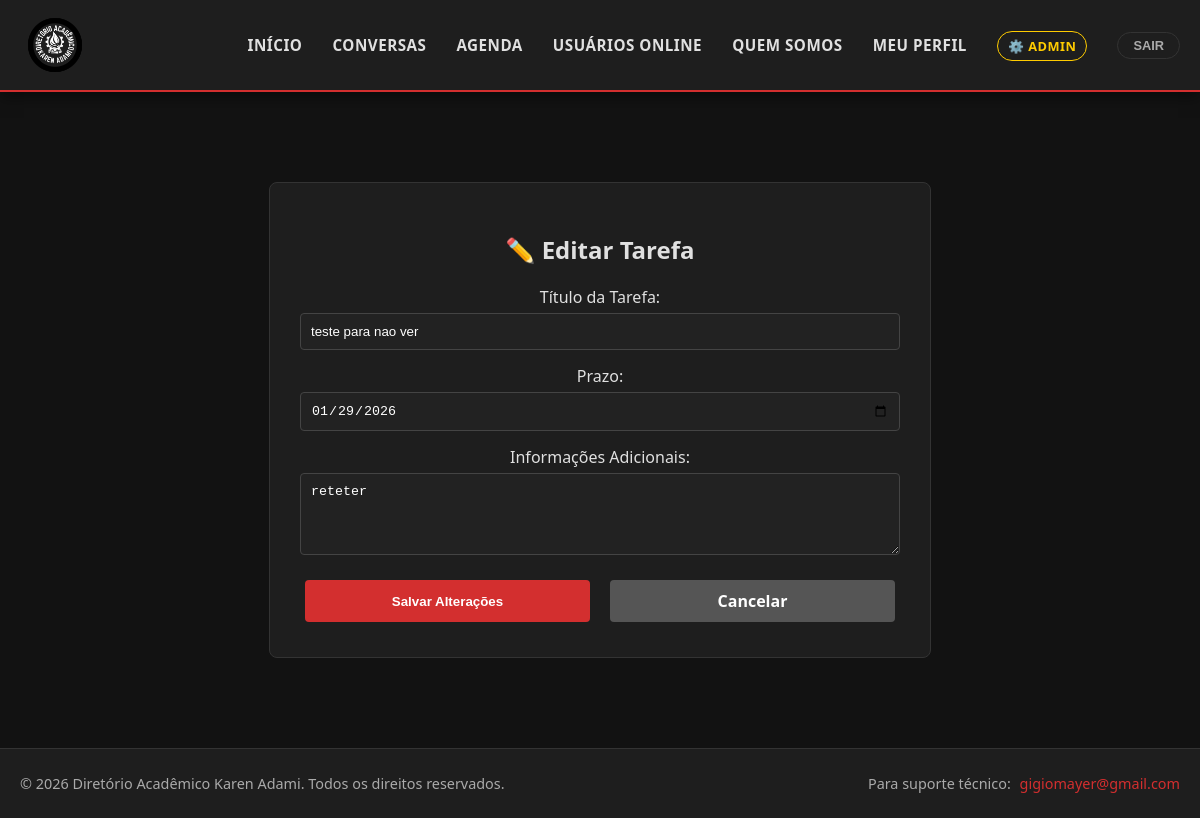
The app's page /tarefa/editar/4/ (signed in) with its own data.
### core/models.py (models this page shows, shortened)
class Tarefa(models.Model):
    usuario = models.ForeignKey(User, on_delete=models.CASCADE)
    titulo = models.CharField(max_length=200)
    informacoes = models.TextField(blank=True, null=True)
    data_prazo = models.DateField()
    concluida = models.BooleanField(default=False)
    criador = models.ForeignKey(User, on_delete=models.CASCADE, related_name='tarefas')

### core/views.py (the view)
# urls.py: path('tarefa/editar/<int:id>/', views.editar_tarefa, name='editar_tarefa'),
@login_required
def editar_tarefa(request, id):
    tarefa = get_object_or_404(Tarefa, id=id)
    if tarefa.criador != request.user:
        return HttpResponseForbidden("Você não tem permissão.")
    if request.method == 'POST':
        tarefa.titulo = request.POST.get('titulo')
        tarefa.data_prazo = request.POST.get('data')
        tarefa.informacoes = request.POST.get('descricao')
        tarefa.save()
        return redirect('calendario') # ou redirect('calendario') se preferir
    return render(request, 'editar_tarefa.html', {'tarefa': tarefa})

### templates/editar_tarefa.html (shortened to what this page needs)
{% extends 'base.html' %}
{% block content %}
<div style="max-width: 600px; margin: 50px auto; background: var(--card-bg); padding: 30px; border-radius: 8px; border: 1px solid var(--border);">
    <h2>✏️ Editar Tarefa</h2>
    <form method="POST">
        <div style="margin-bottom: 15px;">
            <label>Título da Tarefa:</label>
            <input type="text" name="titulo" value="{{ tarefa.titulo }}" required
                   style="width: 100%; padding: 10px; margin-top: 5px; background: #222; border: 1px solid #444; color: white;">
        </div>
        <div style="margin-bottom: 15px;">
            <label>Prazo:</label>
            <input type="date" name="data" value="{{ tarefa.data_prazo|date:'Y-m-d' }}" required
                   style="width: 100%; padding: 10px; margin-top: 5px; background: #222; border: 1px solid #444; color: white;">
        </div>
        <div style="margin-bottom: 15px;">
            <label>Informações Adicionais:</label>
            <textarea name="descricao" rows="4"
                      style="width: 100%; padding: 10px; margin-top: 5px; background: #222; border: 1px solid #444; color: white;">{{ tarefa.informacoes }}</textarea>
        </div>
        <div style="display: flex; gap: 10px;">
            <button type="submit" class="btn" style="background: var(--primary); border: none; flex: 1;">Salvar Alterações</button>
            <a href="{% url 'dashboard' %}" class="btn" style="background: #555; text-align: center; flex: 1;">Cancelar</a>
        </div>
    </form>
</div>
{% endblock %}

### static/css/style.css (style rules this page uses)
body, html { overflow-x: hidden; margin: 0; padding: 0; }

### templates/base.html (style rules this page uses)
:root { --bg-color: #121212; --card-bg: #1e1e1e; --text-main: #e0e0e0; --text-muted: #aaaaaa; --primary: #d32f2f; --primary-hover: #b71c1c; --accent: #ff5252; --border: #333333; }
body { font-family: 'Segoe UI', Tahoma, Geneva, Verdana, sans-serif; background-color: var(--bg-color); color: var(--text-main); margin: 0; padding: 0; display: flex; flex-direction: column; min-height: 100vh; }
a { color: var(--accent); text-decoration: none; }
.btn { display: inline-block; padding: 10px 20px; background-color: var(--primary); color: white !important; text-decoration: none; border-radius: 4px; border: none; cursor: pointer; font-weight: bold; margin: 5px; }
input, select, textarea { background-color: #2c2c2c; border: 1px solid var(--border); color: white; padding: 12px; border-radius: 4px; width: 100%; box-sizing: border-box; }

### records on screen
Tarefa: titulo "teste para nao ver", data "01/29/2026", descricao "reteter"
